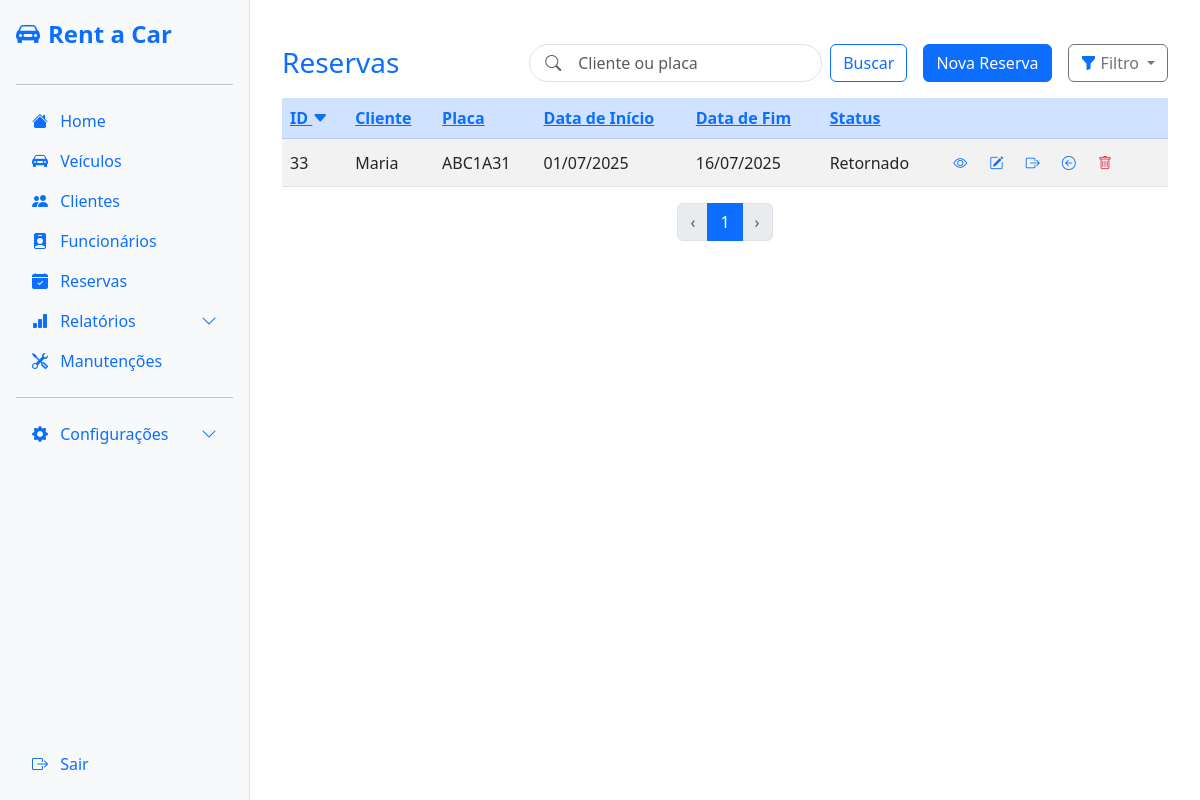
Screenshot of /reservation/?sort=id&order=desc&search= (signed in) with the database file from the repository.
### reservation/models.py (models this page shows)
class Reservation(models.Model):
    STATUS_CHOICES = [
        ('active', 'Ativo'),
        ('returned', 'Retornado'),
        ('canceled', 'Cancelado'),
        ('picked_up', 'Retirado'),
    ]
    status = models.CharField(
        max_length=20,
        choices=STATUS_CHOICES,
    )
    start_date = models.DateField()
    end_date = models.DateField()
    created_at = models.DateTimeField(auto_now_add=True)
    vehicle = models.ForeignKey(
        'vehicles.Vehicle',
        on_delete=models.PROTECT,
    )
    client = models.ForeignKey(
        'client.Client',
        on_delete=models.PROTECT,
        related_name='reservations',
    )
    pickup_mileage = models.IntegerField(null=True, blank=True)
    pickup_fuel_level = models.CharField(max_length=20, null=True, blank=True)
    pickup_damage_notes = models.TextField(blank=True, null=True)
    return_mileage = models.IntegerField(null=True, blank=True)
    return_fuel_level = models.CharField(max_length=20, null=True, blank=True)
    return_damage_notes = models.TextField(blank=True, null=True)

### client/models.py (models this page shows, shortened)
class Client(models.Model):
    name = models.CharField(max_length=255, verbose_name="Nome")
    cpf = models.CharField(max_length=11, unique=True, verbose_name="CPF")
    email = models.EmailField(verbose_name="E-mail")
    address = models.TextField(blank=True, null=True, verbose_name="Endereço")
    phone = models.CharField(max_length=11, verbose_name="Telefone")
    active = models.BooleanField(default=True, verbose_name="Ativo")
    class Meta:
        verbose_name = "Cliente"
        verbose_name_plural = "Clientes"

### vehicles/models.py (models this page shows, shortened)
class Vehicle(models.Model):
    vehicle_type = models.CharField(max_length=10, choices=VEHICLE_TYPE_CHOICES)
    brand = models.CharField(max_length=20, choices=VEHICLE_BRAND_CHOICES)
    model = models.CharField(max_length=50)
    year = models.IntegerField()
    color = models.CharField(max_length=20)
    km = models.IntegerField()
    status = models.CharField(max_length=20, choices=STATUS_CHOICES, default='available')
    description = models.TextField(blank=True, null=True)
    created_at = models.DateTimeField(auto_now_add=True)
    plate = models.CharField(max_length=7, unique=True, default='')
    vehicle_class = models.ForeignKey(VehicleClass, on_delete=models.PROTECT)
    image = models.ImageField(upload_to='vehicles/images/', blank=True, null=True)

### reservation/views.py (the view)
# urls.py: path('', views.list_reservations, name='list_reservations'),
@login_required
def list_reservations(request):
    query = request.GET.get('search', '')
    sort = request.GET.get('sort', 'id')
    order = request.GET.get('order', 'asc')
    status = request.GET.get('status', '')
    sort_field = sort if order == 'asc' else f'-{sort}'
    reservations = Reservation.objects.all()
    if query:
        reservations = reservations.filter(
            Q(vehicle__plate__icontains=query) |
            Q(client__name__icontains=query)
        )
    if status:
        reservations = reservations.filter(status=status)
    reservations = reservations.order_by(sort_field)
    paginator = Paginator(reservations, 10)
    page_obj = paginator.get_page(request.GET.get('page'))
    context = {
        'total': reservations.count(),
        'reservations': page_obj,
        'query': query,
        'sort': sort,
        'order': order,
        'page_obj': page_obj,
        'status': status,
    }
    return render(request, 'reservations/list_reservations.html', context)

### reservation/templates/reservations/list_reservations.html (shortened to what this page needs)
{% extends "base/base.html" %}
{% block content %}
<div class="container mt-4">
  <div class="d-flex flex-wrap align-items-center justify-content-between mb-3">
    <h3 class="mb-0 text-primary">Reservas</h3>
    <div class="d-flex ms-auto flex-wrap gap-2">
     <form class="d-flex" method="get" role="search" style="min-width: 320px; max-width: 500px">
  <div class="position-relative w-100 me-2">
    <input
      class="form-control ps-5 rounded-pill"
      type="search"
      placeholder="Cliente ou placa"
      aria-label="Buscar"
      name="search"
      value="{{ query|default:'' }}"
    />
    <span class="position-absolute top-50 start-0 translate-middle-y ps-3">
      <i class="bi bi-search text-muted"></i>
    </span>
  </div>
  <button class="btn btn-outline-primary me-2" type="submit">Buscar</button>
</form>
      <a href="{% url 'create_reservation' %}" class="btn btn-primary">Nova Reserva</a>
      <div class="dropdown ms-2">
        <button
          class="btn btn-outline-secondary dropdown-toggle d-flex align-items-center gap-1"
          type="button"
          id="filtroDropdown"
          data-bs-toggle="dropdown"
          aria-expanded="false"
        >
          <i class="bi bi-funnel-fill text-primary"></i>
          <span>Filtro</span>
        </button>
      </div>
    </div>
  </div>
  <div class="table-responsive">
    <table class="table table-striped table-hover align-middle">
      <thead class="table-primary">
        <tr>
          <th>
            <a href="?sort=id&order={% if sort == 'id' and order == 'asc' %}desc{% else %}asc{% endif %}&search={{ query|urlencode }}">
              ID
              {% if sort == 'id' %}
                <i class="bi bi-caret-{% if order == 'asc' %}up{% else %}down{% endif %}-fill"></i>
              {% endif %}
            </a>
          </th>
          <th>
            <a href="?sort=client&order={% if sort == 'client' and order == 'asc' %}desc{% else %}asc{% endif %}&search={{ query|urlencode }}">
              Cliente
            </a>
          </th>
          <th>
            <a href="?sort=vehicle&order={% if sort == 'vehicle' and order == 'asc' %}desc{% else %}asc{% endif %}&search={{ query|urlencode }}">
              Placa
            </a>
          </th>
          <th>
            <a href="?sort=start_date&order={% if sort == 'start_date' and order == 'asc' %}desc{% else %}asc{% endif %}&search={{ query|urlencode }}">
              Data de Início
            </a>
          </th>
          <th>
            <a href="?sort=end_date&order={% if sort == 'end_date' and order == 'asc' %}desc{% else %}asc{% endif %}&search={{ query|urlencode }}">
              Data de Fim
            </a>
          </th>
          <th>
            <a href="?sort=status&order={% if sort == 'status' and order == 'asc' %}desc{% else %}asc{% endif %}&search={{ query|urlencode }}">
              Status
            </a>
          </th>
          <th></th>
        </tr>
      </thead>
      <tbody>
        {% for reservation in reservations %}
          <tr>
            <td>{{ reservation.id }}</td>
            <td>{{ reservation.client.name|title }}</td>
            <td>{{ reservation.vehicle.plate|upper }}</td>
            <td>{{ reservation.start_date|date:"d/m/Y" }}</td>
            <td>{{ reservation.end_date|date:"d/m/Y" }}</td>
            <td>{{ reservation.get_status_display|title }}</td>
            <td class="text-nowrap">
              <a href="{% url 'reservation_detail' reservation.id %}" class="btn btn-sm" title="Visualizar">
                <i class="bi bi-eye text-primary"></i>
              </a>
              <a href="{% url 'update_reservation' reservation.id %}" class="btn btn-sm" title="Editar">
                <i class="bi bi-pencil-square text-primary"></i>
              </a>
              <a href="{% url 'create_pickup' reservation.id %}" class="btn btn-sm" title="Registrar Retirada">
                <i class="bi bi-box-arrow-right text-primary"></i>
              </a>
              <a href="{% url 'create_return' reservation.id %}" class="btn btn-sm" title="Registrar Devolução">
                <i class="bi bi-arrow-left-circle text-primary"></i>
              </a>
              <button
                type="button"
                class="btn btn-sm"
                data-bs-toggle="modal"
                data-bs-target="#deleteModal{{ reservation.id }}"
                title="Excluir"
              >
                <i class="bi bi-trash text-danger"></i>
              </button>
            </td>
          </tr>
        {% empty %}
          <tr>
            <td colspan="7" class="text-center">Nenhuma reserva encontrada.</td>
          </tr>
        {% endfor %}
      </tbody>
    </table>
  </div>
  <nav aria-label="Paginação">
    <ul class="pagination justify-content-center">
      {% if page_obj.has_previous %}
        <li class="page-item">
          <a
            class="page-link"
            href="?page={{ page_obj.previous_page_number }}&sort={{ sort }}&order={{ order }}&search={{ query|urlencode }}"
            aria-label="Anterior"
          >‹</a>
        </li>
      {% else %}
        <li class="page-item disabled"><span class="page-link" aria-label="Anterior">‹</span></li>
      {% endif %}
      <li class="page-item active"><span class="page-link">{{ page_obj.number }}</span></li>
      {% if page_obj.has_next %}
        <li class="page-item">
          <a
            class="page-link"
            href="?page={{ page_obj.next_page_number }}&sort={{ sort }}&order={{ order }}&search={{ query|urlencode }}"
            aria-label="Próxima"
          >›</a>
        </li>
      {% else %}
        <li class="page-item disabled"><span class="page-link" aria-label="Próxima">›</span></li>
      {% endif %}
    </ul>
  </nav>
</div>
{% endblock content %}

### rows the page displays
Reservation: id "33", client.name "Maria", vehicle.plate "ABC1A31", start_date "01/07/2025", end_date "16/07/2025", status "Retornado"

### other values shown
{{ page_obj.number }} "1"
